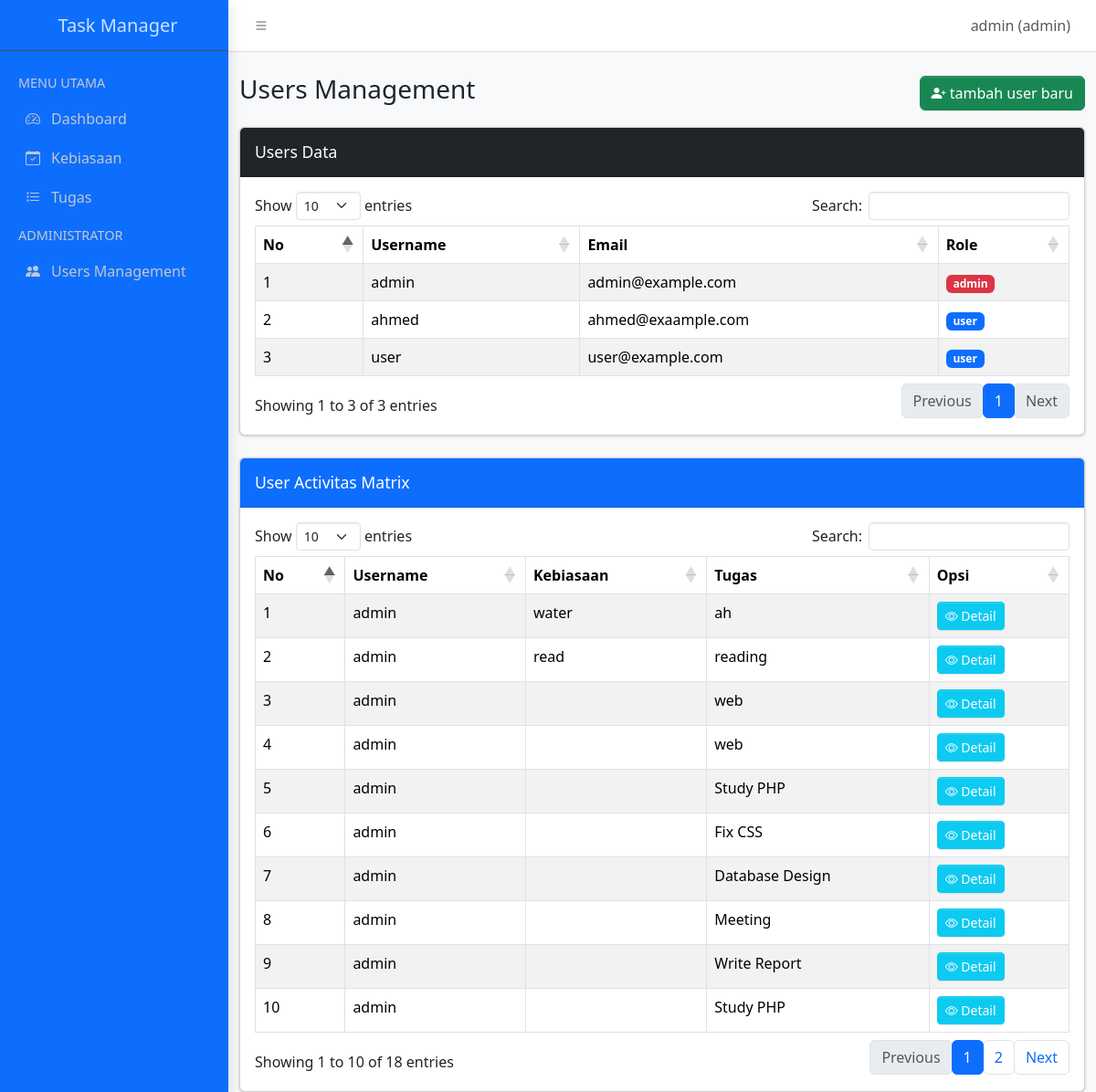
Screenshot of /task manager/index.php?p=users_management (signed in) with the database file from the repository.
### tables this page shows
CREATE TABLE `users` (
  `id` int(12) NOT NULL,
  `username` varchar(200) NOT NULL,
  `email` varchar(255) NOT NULL,
  `password` varchar(255) NOT NULL,
  `role` enum('user','admin') NOT NULL DEFAULT 'user'
);

CREATE TABLE `kebiasaan` (
  `id_kebiasaan` int(12) NOT NULL,
  `user_id` int(12) NOT NULL,
  `nama_kebiasaan` varchar(50) NOT NULL,
  `deskripsi_kebiasaan` varchar(200) NOT NULL,
  `frequensi` enum('senin','selasa','rabu','kamis','jumat','sabtu','minggu','setiap hari') NOT NULL,
  `waktu` time NOT NULL,
  `status` enum('belum','selesai') NOT NULL DEFAULT 'belum'
);

CREATE TABLE `tugas` (
  `id_tugas` int(12) NOT NULL,
  `user_id` int(12) NOT NULL,
  `nama_tugas` varchar(50) NOT NULL,
  `deadline` datetime NOT NULL,
  `prioritas` enum('rendah','sedang','tinggi') NOT NULL,
  `status` enum('belum','selesai') NOT NULL,
  `ekstimasi_waktu` time NOT NULL,
  `deskripsi` varchar(200) NOT NULL,
  `tanggal_selesai` date DEFAULT NULL
);

### task manager/users_management.php (the view, shortened to what this page needs)
<?php
$users_query = $konek->query("SELECT * FROM users ORDER BY id ASC");
?>
<div class="content-wrapper">
    <section class="content">
        <div class="container-fluid">
            <div class="d-flex justify-content-between align-items-center mt-4 mb-3">
                <h3>Users Management</h3>
                <button type="button" class="btn btn-success" data-bs-toggle="modal" data-bs-target="#addUserModal">
                    <i class="bi bi-person-plus-fill"></i> tambah user baru
                </button>
            </div>
            <div class="card">
                <div class="card-header bg-dark text-white">
                    <h3 class="card-title">Users Data</h3>
                </div>
                <div class="card-body">
                    <table id="table1" class="table table-bordered table-striped datatable">
                        <thead>
                            <tr>
                                <th>No</th>
                                <th>Username</th>
                                <th>Email</th>
                                <th>Role</th>
                            </tr>
                        </thead>
                        <tbody>
                            <?php
                            $no = 1;
                            while($u = $users_query->fetch_assoc()) {
                                echo "<tr>
                                    <td>{$no}</td>
                                    <td>".htmlspecialchars($u['username'])."</td>
                                    <td>".htmlspecialchars($u['email'])."</td>
                                    <td>
                                        <span class='badge ".($u['role']=='admin'?'text-bg-danger':'text-bg-primary')."'>
                                            {$u['role']}
                                        </span>
                                    </td>
                                </tr>";
                                $no++;
                            }
                            ?>
                        </tbody>
                    </table>
                </div>
            </div>
            <div class="card mt-4">
                <div class="card-header bg-primary text-white">
                    <h3 class="card-title">User Activitas Matrix</h3>
                </div>
                <div class="card-body">
                    <table id="table2" class="table table-bordered table-striped datatable">
                        <thead>
                            <tr>
                                <th>No</th>
                                <th>Username</th>
                                <th>Kebiasaan</th>
                                <th>Tugas</th>
                                <th>Opsi</th>
                            </tr>
                        </thead>
                        <tbody>
                            <?php
                            $users_list = $konek->query("SELECT * FROM users");
                            $row_no = 1;
                            while ($user = $users_list->fetch_assoc()) {
                                $uid = $user['id'];
                                $uname = htmlspecialchars($user['username']);
                                $habits = [];
                                $h_sql = $konek->query("SELECT * FROM kebiasaan WHERE user_id='$uid'");
                                while($h = $h_sql->fetch_assoc()) { $habits[] = $h; }
                                $tasks = [];
                                $t_sql = $konek->query("SELECT * FROM tugas WHERE user_id='$uid'");
                                while($t = $t_sql->fetch_assoc()) { $tasks[] = $t; }
                                $max_rows = max(count($habits), count($tasks));
                                if ($max_rows == 0) $max_rows = 1;
                                for ($i = 0; $i < $max_rows; $i++) {
                                    $h_name = isset($habits[$i]) ? htmlspecialchars($habits[$i]['nama_kebiasaan']) : '';
                                    $h_id   = isset($habits[$i]) ? $habits[$i]['id_kebiasaan'] : '';
                                    $t_name = isset($tasks[$i]) ? htmlspecialchars($tasks[$i]['nama_tugas']) : '';
                                    $t_id   = isset($tasks[$i]) ? $tasks[$i]['id_tugas'] : '';
                                    echo "<tr>
                                        <td>{$row_no}</td>
                                        <td>{$uname}</td>
                                        <td>{$h_name}</td>
                                        <td>{$t_name}</td>
                                        <td>
                                            <a href='?p=user_detail&uid={$uid}&hid={$h_id}&tid={$t_id}' class='btn btn-info btn-sm text-white'>
                                                <i class='bi bi-eye'></i> Detail
                                            </a>
                                        </td>
                                    </tr>";
                                    $row_no++;
                                }
                            }
                            ?>
                        </tbody>
                    </table>
                </div>
            </div>
        </div>
    </section>
</div>

### rows the page displays
users: username "admin", email "admin@example.com", role "admin", kebiasaan.nama_kebiasaan "water", tugas.nama_tugas "ah", kebiasaan.nama_kebiasaan "read", tugas.nama_tugas "reading", tugas.nama_tugas "web", tugas.nama_tugas "Study PHP", tugas.nama_tugas "Fix CSS", tugas.nama_tugas "Database Design", tugas.nama_tugas "Meeting", tugas.nama_tugas "Write Report"
users: username "ahmed", email "ahmed@exaample.com", role "user"
users: username "user", email "user@example.com", role "user"

### other values shown
$username "admin"
$role "admin"
